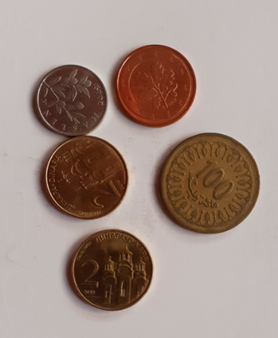
#> input picture Assignement3/Part 1/img/coins.png, 278 x 338 px
$ python Part1_code.py
#> lines starting #> are read from the running program, lines starting #| are printed output that depends on the picture; after the words box and inside, x2 and y2 are one past the last pixel; in counts of white or black regions, pixels touching at a corner belong together
import cv2
import numpy as np
import matplotlib.pyplot as plt


#function

def threshold(Tmin, Tmax, image):
    # grab the image dimensions
    h = image.shape[0]
    w = image.shape[1]

    # loop over the image, pixel by pixel
    for y in range(0, h):
        for x in range(0, w):
            # threshold the pixel
            if (image[y,x] >= Tmin) and (image[y,x] <= Tmax):
            	image[y, x] = 255
            else:
             	image[y, x] = 0


    # return the thresholded image
    return image


#------------ Open Image ------------
#path of the picutre
name = "img/coins.png"

img = cv2.imread(name)                              #open the image
#> img is the input picture: shape (338, 278, 3); mean B, G, R 134.4, 143.5, 163
img_gray = cv2.imread(name,cv2.IMREAD_GRAYSCALE)    #open the image in grey
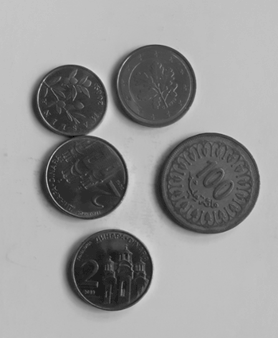
#> img_gray: shape (338, 278); min 0, max 217, mean 149.9

cv2.imshow('grey', img_gray)                        #show the image
cv2.imwrite("report_pic/img_gray.png", img_gray)    #save the image
cv2.waitKey(0)       #wait for a key to exit

#------------ HSV ------------
hsv = cv2.cvtColor(img, cv2.COLOR_BGR2HSV)          #transform the image in HSV
#> hsv: shape (338, 278, 3); mean H, S, V 9.7, 66.2, 163


h, s, v = cv2.split(hsv)        #split HSV picture
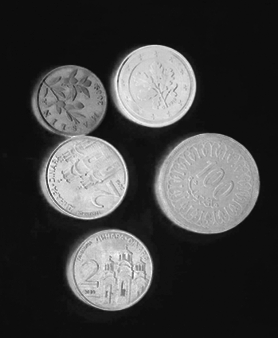
#> s: shape (338, 278); min 10, max 255, mean 66.2
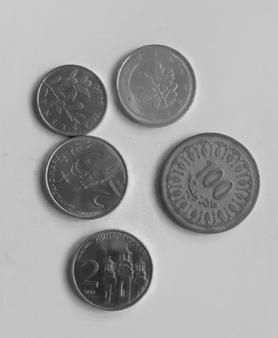
#> v: shape (338, 278); min 23, max 224, mean 163
cv2.imshow("Hue", h)
cv2.imshow("Ssaturation", s)
cv2.imshow("Value", v)


cv2.imwrite("report_pic/hsv/h.png", h)
cv2.imwrite("report_pic/hsv/s.png", s)
cv2.imwrite("report_pic/hsv/v.png", v)
cv2.waitKey(0)

#------------ Binary ------------
for_binary = s              #keep the saturation one for the binary

# find frequency of pixels in range 0-255
hist_min = 0
hist_max = 255
histr = cv2.calcHist([for_binary],[hist_min],None,[hist_max],[hist_min,hist_max])
#> histr = 255 values, max 24851 at index 14, min 0 at index 0, mean 368.4

binary_img = threshold(75,255, for_binary)  #keep values from 75 to 255
#> after the loop in threshold, `for y in range(0, h):`:
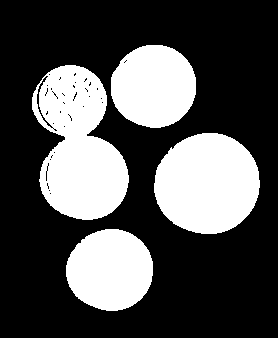
#> image: shape (338, 278); 31.3% white; 4 white regions, box (x1, y1, x2, y2) and area: (32, 65, 129, 220) 9898, (154, 133, 260, 234) 8385, (66, 229, 153, 311) 5587, (111, 45, 196, 128) 5576

#plot Histogram
plt.plot(histr)
plt.show()
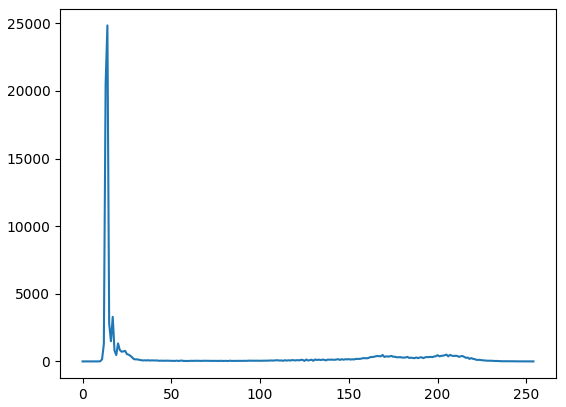
#> figure drawn by matplotlib, 1 panel; curve peaks at x = 14, y = 24851

cv2.imshow('binary imgage',binary_img)
cv2.imwrite("report_pic/binary_img.png", binary_img)

cv2.waitKey(0)


#------------ Dilation and Erotion ------------
kernel_dilation_erosion = np.ones((3,3),np.uint8)   #Create a Kernel for erosion and dilation
iteration = 1                                       #chose the number of itaration

dilation = cv2.dilate(binary_img,kernel_dilation_erosion,iterations = iteration)
#> dilation: shape (338, 278); 33.4% white; 4 white regions, box (x1, y1, x2, y2) and area: (31, 64, 130, 221) 10718, (153, 132, 261, 235) 8806, (65, 228, 154, 312) 5929, (110, 44, 197, 129) 5919
erosion = cv2.erode(dilation,kernel_dilation_erosion    ,iterations = iteration)
#> erosion: shape (338, 278); 31.6% white; 4 white regions, box (x1, y1, x2, y2) and area: (32, 65, 129, 220) 10122, (154, 133, 260, 234) 8388, (66, 229, 153, 311) 5587, (111, 45, 196, 128) 5579

cv2.imshow('Dilation', dilation)
cv2.imshow('Erosion', erosion)

cv2.imwrite("report_pic/erosion_dilation/dilation.png", dilation)
cv2.imwrite("report_pic/erosion_dilation/erosion.png", erosion)
cv2.waitKey(0)

#------------ Gaussian Filter ------------
kernel_gaussian = (5,5)                             #Create a Kernel for gaussian filter
blur_img = cv2.GaussianBlur(erosion,kernel_gaussian,cv2.BORDER_DEFAULT)
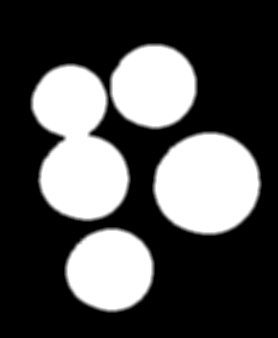
#> blur_img: shape (338, 278); min 0, max 255, mean 80.5

cv2.imshow("Gaussian Smoothing",blur_img)
cv2.imwrite("report_pic/Gaussian_Smoothing.png", blur_img)
cv2.waitKey(0)

#------------ Edge Detection ------------
edge_detection = cv2.Canny(blur_img, 10, 250)
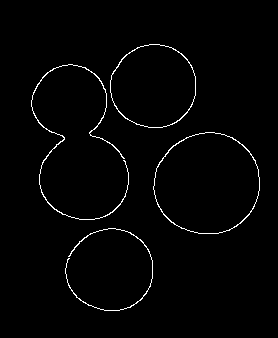
#> edge_detection: shape (338, 278); 1.6% white in thin lines or dots, all inside (x1, y1, x2, y2) = (31, 44, 260, 311)
cv2.imshow("Edge_detection", edge_detection)
cv2.imwrite("report_pic/Edge_detection.png", edge_detection)
cv2.waitKey(0)
